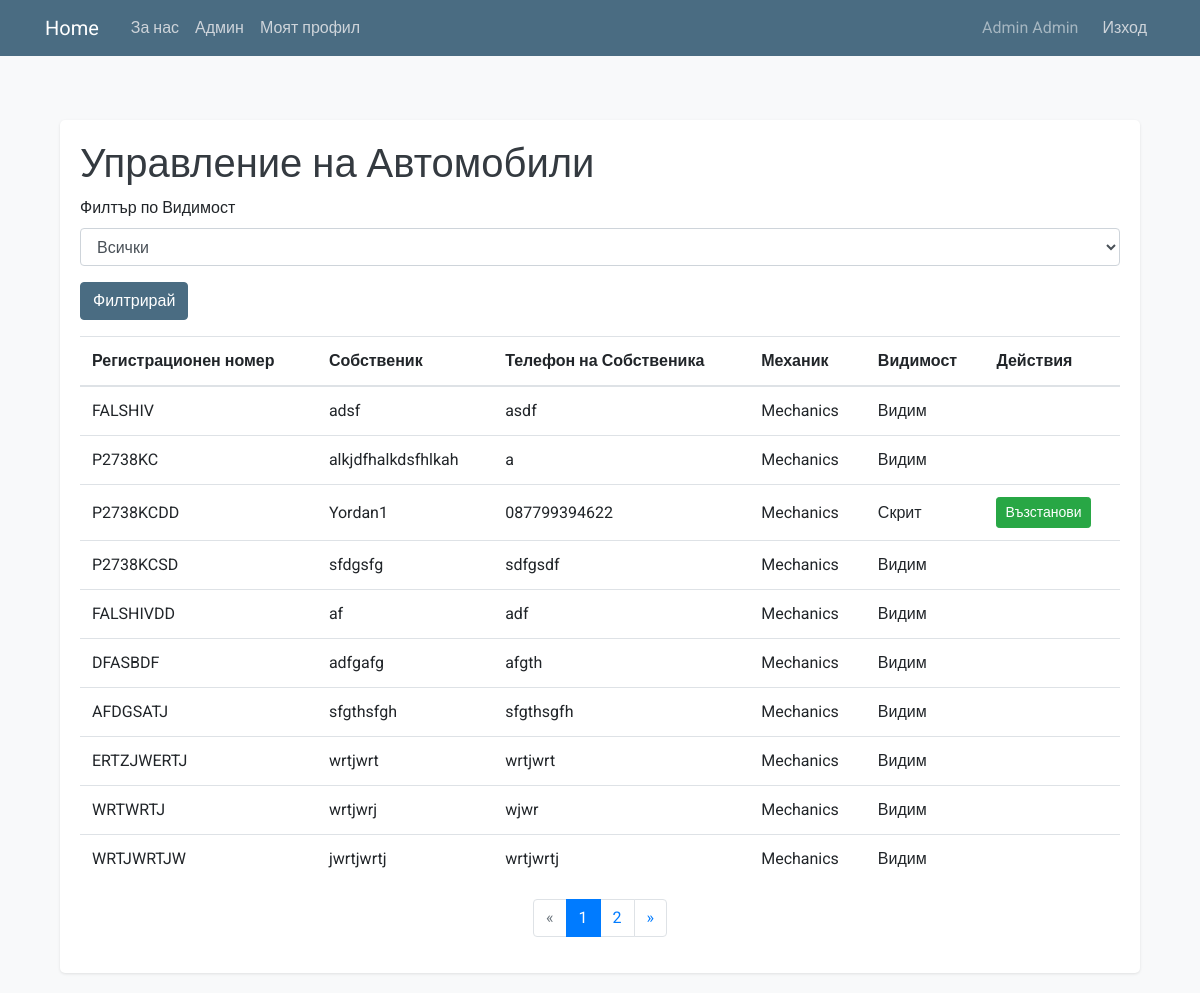
/admin_cars (signed in), run on the app's committed database.
### app/models.py (models this page shows, shortened)
class User(db.Model, UserMixin):
    id = db.Column(db.Integer, primary_key=True)
    username = db.Column(db.String(100), nullable=False)
    phone_number = db.Column(db.String(30), unique=True, nullable=False)
    image_file = db.Column(db.String(20), nullable=False, default='default.jpg')
    password = db.Column(db.String(60), nullable=False)
    date_created = db.Column(db.DateTime, nullable=False, default=datetime.utcnow)
    visibility = db.Column(db.Boolean, nullable=False, default=True)
    roles = db.relationship('Role', secondary='user_roles', backref=db.backref('users', lazy='dynamic'))
    posts = db.relationship('Post', backref='author', lazy=True, cascade='all, delete-orphan')
    comments = db.relationship('Comment', backref='author', lazy=True, cascade='all, delete-orphan')
    def has_role(self, role_name):
        return any(role.name == role_name for role in self.roles)
    def is_admin(self):
        return self.has_role('admin')
    def is_mechanic(self):
        return self.has_role('mechanic')

class Car(db.Model):
    id = db.Column(db.Integer, primary_key=True)
    registration_number = db.Column(db.String(10), nullable=False)
    vin_number = db.Column(db.String(17), nullable=False)
    additional_info = db.Column(db.String(), nullable=True)
    date_created = db.Column(db.DateTime, nullable=False, default=datetime.utcnow)
    visibility = db.Column(db.Boolean, nullable=False, default=True)
    owner_id = db.Column(db.Integer, db.ForeignKey('car_owner.id'), nullable=False)
    mechanic_id = db.Column(db.Integer, db.ForeignKey('user.id'), nullable=False)
    visits = db.relationship('CarVisit', backref='car', lazy=True, cascade='all, delete-orphan')
    mechanic = db.relationship('User', backref='cars', lazy=True)
    __table_args__ = (db.UniqueConstraint('registration_number', 'mechanic_id', name='_registration_mechanic_uc'),)

class CarOwner(db.Model):
    id = db.Column(db.Integer, primary_key=True)
    name = db.Column(db.String(100), nullable=False)
    phone_number = db.Column(db.String(30), unique=True, nullable=False)
    cars = db.relationship('Car', backref='owner', lazy=True, cascade='all, delete-orphan')

### app/routes/admin.py (the view)
@app.route('/admin_cars', methods=['GET'])
@login_required
def admin_cars():
    if not current_user.is_admin():
        flash('Access denied. Admins only!', 'danger')
        return redirect(url_for('home'))
    page, per_page, offset = get_page_args(page_parameter='page', per_page_parameter='per_page', per_page=10)
    visibility_filter = request.args.get('visibility')
    if visibility_filter == 'true':
        cars_query = Car.query.filter_by(visibility=True)
    elif visibility_filter == 'false':
        cars_query = Car.query.filter_by(visibility=False)
    else:
        cars_query = Car.query
    total = cars_query.count()
    cars = cars_query.offset(offset).limit(per_page).all()
    pagination = Pagination(page=page, per_page=per_page, total=total, css_framework='bootstrap4')
    return render_template('admin/admin_cars.html', cars=cars, pagination=pagination)

### app/models.py (called while the page is built)
@login_manager.user_loader
def load_user(user_id):
    return User.query.get(int(user_id))

### app/templates/admin/admin_cars.html (shortened to what this page needs)
{% extends "layout.html" %}
{% block content %}
<div class="container mt-4">
    <div class="content-section">
        <h1>Управление на Автомобили</h1>
        <form method="get" action="{{ url_for('admin_cars') }}" class="mb-3">
            <div class="form-group">
                <label for="visibility">Филтър по Видимост</label>
                <select name="visibility" id="visibility" class="form-control">
                    <option value="">Всички</option>
                </select>
            </div>
            <button type="submit" class="btn btn-primary">Филтрирай</button>
        </form>
        <table class="table">
            <thead>
                <tr>
                    <th>Регистрационен номер</th>
                    <th>Собственик</th>
                    <th>Телефон на Собственика</th>
                    <th>Механик</th>
                    <th>Видимост</th>
                    <th>Действия</th>
                </tr>
            </thead>
            <tbody>
                {% for car in cars %}
                <tr>
                    <td>{{ car.registration_number }}</td>
                    <td>{{ car.owner.name if car.owner else 'Orphaned' }}</td>
                    <td>{{ car.owner.phone_number if car.owner else 'N/A' }}</td>
                    <td>{{ car.mechanic.username if car.mechanic else 'N/A' }}</td>
                    <td>{{ 'Видим' if car.visibility else 'Скрит' }}</td>
                    <td>
                        {% if not car.visibility %}
                        <form method="post" action="{{ url_for('restore_car_visibility', car_id=car.id) }}" style="display:inline;">
                            <button type="submit" class="btn btn-success btn-sm">Възстанови</button>
                        </form>
                        {% endif %}
                    </td>
                </tr>
                {% endfor %}
            </tbody>
        </table>
        <div class="pagination justify-content-center">
            {{ pagination.links }}
        </div>
    </div>
</div>
{% endblock %}

### app/templates/layout.html (shortened to what this page needs)
<!DOCTYPE html>
<html>
<head>
    <link rel="stylesheet" href="https://maxcdn.bootstrapcdn.com/bootstrap/4.0.0/css/bootstrap.min.css">
    <link rel="stylesheet" type="text/css" href="{{ url_for('static', filename='main.css') }}">
</head>
<body>
    <header class="site-header">
        <nav class="navbar navbar-expand-md navbar-dark bg-steel fixed-top">
            <div class="container">
                <a class="navbar-brand mr-4" href="/">Home</a>
                <div class="collapse navbar-collapse" id="navbarToggle">
                    <div class="navbar-nav mr-auto">
                        <a class="nav-item nav-link" href="{{ url_for('about') }}">За нас</a>
                        {% if current_user.is_authenticated %}
                            {% if current_user.is_admin() %}
                                <a class="nav-item nav-link" href="{{ url_for('admin_dashboard') }}">Админ</a>
                            {% endif %}
                            <a class="nav-item nav-link" href="{{ url_for('account') }}">Моят профил</a>
                        {% endif %}
                    </div>
                    <div class="navbar-nav ml-auto">
                        {% if current_user.is_authenticated %}
                            <span class="navbar-text mr-3">
                                {{ current_user.username }}
                                {% if current_user.is_admin() %}
                                    Admin
                                {% elif current_user.is_mechanic() %}
                                    Mechanic
                                {% elif current_user.is_car_owner() %}
                                    Car Owner
                                {% endif %}
                            </span>
                            <a class="nav-item nav-link" href="{{ url_for('logout') }}">Изход</a>
                        {% else %}
                            <a class="nav-item nav-link" href="{{ url_for('login') }}">Вход</a>
                            <a class="nav-item nav-link" href="{{ url_for('register') }}">Регистрация</a>
                        {% endif %}
                    </div>
                </div>
            </div>
        </nav>
    </header>
    <main role="main" class="container mt-5 pt-5">
        <div class="row">
            <div class="col-12">
                {% block content %}{% endblock %}
            </div>
        </div>
    </main>
</body>
</html>

### app/static/main.css (style rules this page uses)
body { background: #f8f9fa; color: #212529; font-family: 'Roboto', sans-serif; margin: 0; padding: 0; }
h1, h2, h3, h4, h5, h6 { color: #343a40; font-family: 'Roboto', sans-serif; }
.bg-steel { background-color: #4a6c82; }
.site-header .navbar-nav .nav-link { color: #ced4da; }
.content-section { background: #ffffff; padding: 20px; border-radius: 5px; box-shadow: 0 1px 3px rgba(0, 0, 0, 0.1); margin-bottom: 20px; }
.table th, .table td { vertical-align: middle; }
.form-group { margin-bottom: 1rem; }
.form-control { border-radius: 0.25rem; border: 1px solid #ced4da; padding: 0.375rem 0.75rem; font-size: 1rem; }
.btn-primary { background-color: #4a6c82; border-color: #4a6c82; }

### data on the page
User: username "Admin"
Car: registration_number "FALSHIV", owner "adsf", owner "asdf", mechanic "Mechanics", visibility "Видим"
Car: registration_number "P2738KC", owner "alkjdfhalkdsfhlkah", owner "a", mechanic "Mechanics", visibility "Видим"
Car: registration_number "P2738KCDD", owner "Yordan1", owner "087799394622", mechanic "Mechanics", visibility "Скрит"
Car: registration_number "P2738KCSD", owner "sfdgsfg", owner "sdfgsdf", mechanic "Mechanics", visibility "Видим"
Car: registration_number "FALSHIVDD", owner "af", owner "adf", mechanic "Mechanics", visibility "Видим"
Car: registration_number "DFASBDF", owner "adfgafg", owner "afgth", mechanic "Mechanics", visibility "Видим"
Car: registration_number "AFDGSATJ", owner "sfgthsfgh", owner "sfgthsgfh", mechanic "Mechanics", visibility "Видим"
Car: registration_number "ERTZJWERTJ", owner "wrtjwrt", mechanic "Mechanics", visibility "Видим"
Car: registration_number "WRTWRTJ", owner "wrtjwrj", owner "wjwr", mechanic "Mechanics", visibility "Видим"
Car: registration_number "WRTJWRTJW", owner "jwrtjwrtj", owner "wrtjwrtj", mechanic "Mechanics", visibility "Видим"

### other printed values
{{ pagination.links }} "« 1 2 »"
